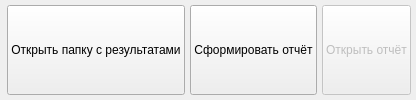
         <widget class="QFrame" name="frame_reportGenerationMenu_Section">
          <property name="sizePolicy">
           <sizepolicy hsizetype="Preferred" vsizetype="Maximum">
            <horstretch>0</horstretch>
            <verstretch>0</verstretch>
           </sizepolicy>
          </property>
          <property name="frameShape">
           <enum>QFrame::Shape::NoFrame</enum>
          </property>
          <layout class="QHBoxLayout" name="horizontalLayout_13">
           <property name="spacing">
            <number>5</number>
           </property>
           <property name="leftMargin">
            <number>5</number>
           </property>
           <property name="topMargin">
            <number>5</number>
           </property>
           <property name="rightMargin">
            <number>5</number>
           </property>
           <property name="bottomMargin">
            <number>5</number>
           </property>
           <item>
            <spacer name="horizontalSpacer_7">
             <property name="orientation">
              <enum>Qt::Orientation::Horizontal</enum>
             </property>
             <property name="sizeHint" stdset="0">
              <size>
               <width>2</width>
               <height>2</height>
              </size>
             </property>
            </spacer>
           </item>
           <item>
            <widget class="QPushButton" name="pushButton_folderResult">
             <property name="sizePolicy">
              <sizepolicy hsizetype="Maximum" vsizetype="Preferred">
               <horstretch>0</horstretch>
               <verstretch>0</verstretch>
              </sizepolicy>
             </property>
             <property name="text">
              <string>Открыть папку с результатами</string>
             </property>
            </widget>
           </item>
           <item>
            <widget class="QPushButton" name="pushButton_report_generate">
             <property name="sizePolicy">
              <sizepolicy hsizetype="Maximum" vsizetype="Preferred">
               <horstretch>0</horstretch>
               <verstretch>0</verstretch>
              </sizepolicy>
             </property>
             <property name="text">
              <string>Сформировать отчёт</string>
             </property>
            </widget>
           </item>
           <item>
            <widget class="QPushButton" name="pushButton_report_open">
             <property name="enabled">
              <bool>false</bool>
             </property>
             <property name="sizePolicy">
              <sizepolicy hsizetype="Maximum" vsizetype="Preferred">
               <horstretch>0</horstretch>
               <verstretch>0</verstretch>
              </sizepolicy>
             </property>
             <property name="text">
              <string>Открыть отчёт</string>
             </property>
            </widget>
           </item>
          </layout>
         </widget>
